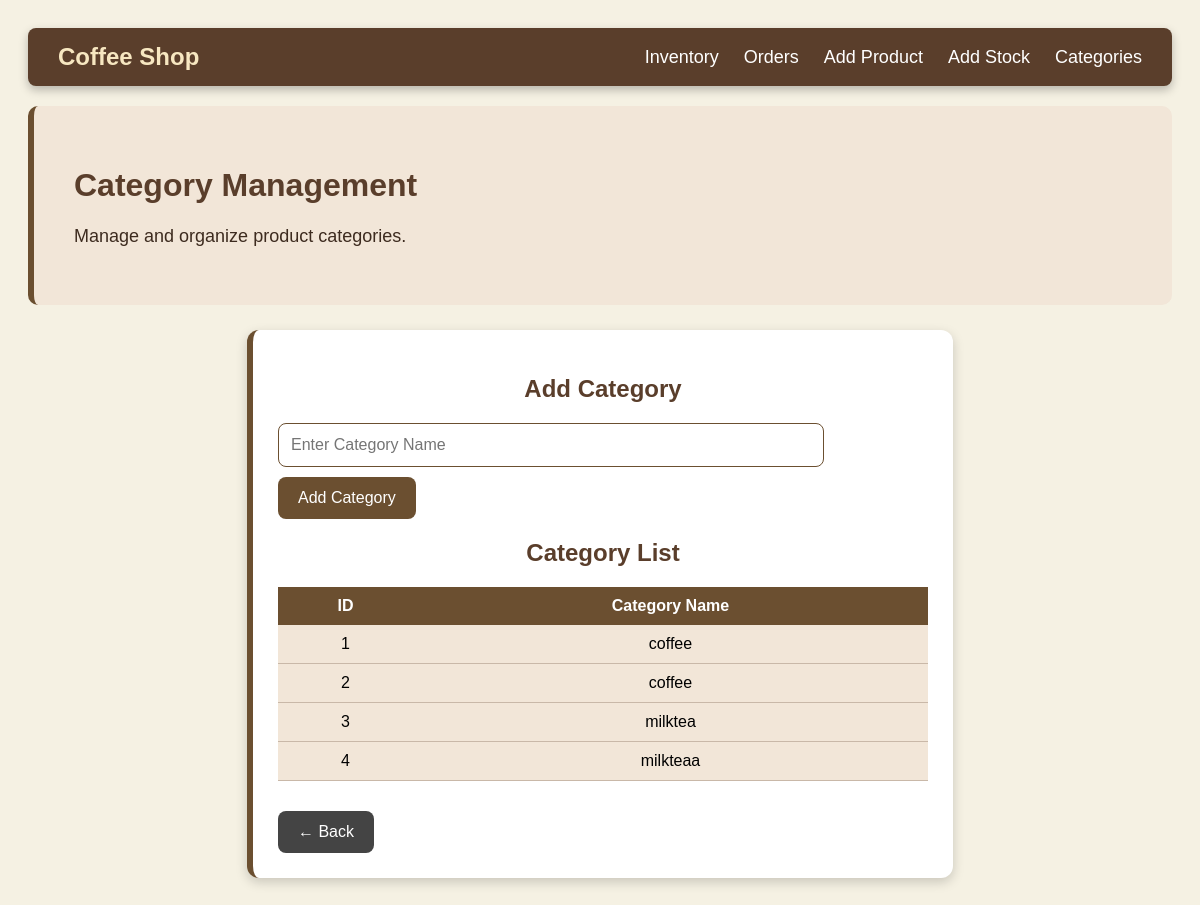
The app's page /category.php with its own data.
### tables this page shows
CREATE TABLE `categories` (
  `id` int(11) NOT NULL,
  `category_name` varchar(100) NOT NULL,
  `created_at` timestamp NOT NULL DEFAULT current_timestamp()
);

### category.php (the view, shortened to what this page needs)
<?php
include 'config.php';
?>
<!DOCTYPE html>
<html>
<head>
</head>
<body>
<div class="navbar">
    <div class="logo">Coffee Shop</div>
    <div class="nav-links">
        <a href="index.php">Inventory</a>
        <a href="order.php">Orders</a>
        <a href="addproduct.php">Add Product</a>
        <a href="addstock.php">Add Stock</a>
        <a href="category.php">Categories</a>
    </div>
</div>
<div class="home-section">
    <h1>Category Management</h1>
    <p>Manage and organize product categories.</p>
</div>
<div class="container">
    <h2>Add Category</h2>
    <form method="POST">
        <input type="text" name="category_name" placeholder="Enter Category Name" required>
        <br>
        <button type="submit" name="add_category">Add Category</button>
    </form>
    <h2>Category List</h2>
    <table>
        <tr>
            <th>ID</th>
            <th>Category Name</th>
        </tr>
        <?php
        $result = mysqli_query($conn, "SELECT * FROM categories");
        while ($row = mysqli_fetch_assoc($result)) {
            echo "<tr>
                    <td>".$row['id']."</td>
                    <td>".$row['category_name']."</td>
                  </tr>";
        }
        ?>
    </table>
    <a href="index.php" class="back-btn">
        <button>← Back</button>
    </a>
</div>
</body>
</html>

### category.php (style rules this page uses)
.navbar { background: #5a3e2b; padding: 15px 30px; display: flex; justify-content: space-between; align-items: center; border-radius: 8px; margin-bottom: 20px; box-shadow: 0 4px 10px rgba(0,0,0,0.25); }
.navbar .logo { color: #f7e7c1; font-size: 24px; font-weight: bold; }
.nav-links { display: flex; gap: 25px; }
.nav-links a { color: #fff; text-decoration: none; font-size: 18px; font-weight: 500; transition: 0.3s; }
.home-section { background: #f2e6d8; padding: 40px; margin-bottom: 25px; border-radius: 10px; border-left: 6px solid #6b4f30; }
.home-section h1 { font-size: 32px; color: #5a3e2b; }
.home-section p { font-size: 18px; color: #3d2b1f; }
body { font-family: Arial, sans-serif; padding: 20px; background: #f5f1e3; }
.container { width: 650px; background: white; padding: 25px; margin: auto; border-radius: 12px; border-left: 6px solid #6b4f30; box-shadow: 0 4px 12px rgba(0,0,0,0.18); }
h2 { color: #5a3e2b; text-align: center; }
input[type="text"] { width: 80%; padding: 12px; border: 1px solid #6b4f30; border-radius: 8px; font-size: 16px; }
button { background: #6b4f30; color: white; padding: 12px 20px; border: none; margin-top: 10px; border-radius: 8px; cursor: pointer; font-size: 16px; }
table { width: 100%; border-collapse: collapse; margin-top: 15px; }
th { background: #6b4f30; color: white; padding: 10px; }
td { padding: 10px; text-align: center; background: #f2e6d8; border-bottom: 1px solid #c9b8a8; }
.back-btn { display: inline-block; margin-top: 20px; }
.back-btn button { background: #444; }

### records on screen
categories: id "1", category_name "coffee"
categories: id "2", category_name "coffee"
categories: id "3", category_name "milktea"
categories: id "4", category_name "milkteaa"
